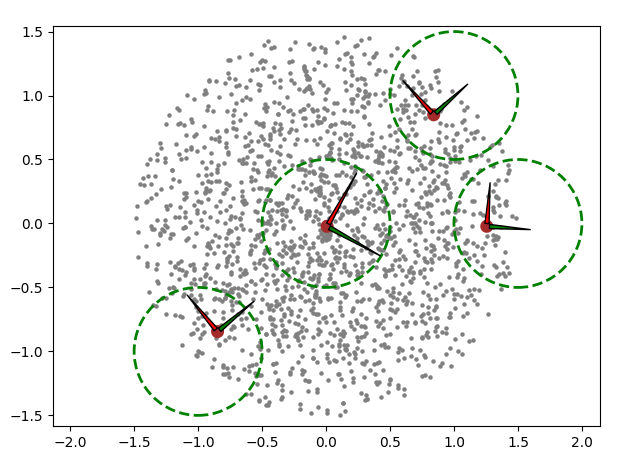

This chart was generated by the following Python code:
import numpy as np
from matplotlib import pyplot as plt
from matplotlib.patches import ArrowStyle
plt.figure(figsize=(6, 5))
ax=plt.gca()

def aroundcircle(X,rd):
  cx=np.average(X[:,0])
  cy=np.average(X[:,1])
  R=[]
  for r in X:
    #print(r)
    if (r[0]**2+r[1]**2-rd**2)<0:
      R.append(r)
  return np.array(R)

def filterCircle(M,x,y,r):
  R=[]
  for p in M:
    #print(r)
    if ((x-p[0])**2+(y-p[1])**2-r**2)<0:
      R.append(p)
  R=np.array(R)
  print(R.shape)
  cx=np.average(R[:,0])
  cy=np.average(R[:,1])
  return cx,cy,R

def zPCA(data, num_components=None):
  mu = data.mean(axis=0)
  data = data - mu

  evectors, evalues, V = np.linalg.svd(data.T, full_matrices=False)
  projected_data = np.dot(data, evectors)
  sigma = projected_data.std(axis=0).mean()
  print("* ",evectors,sigma)
  return projected_data, evalues, evectors


def drawCircleAxis(cx,cy,T,V,E):
  cx=np.average(T[:,0])+cx
  cy=np.average(T[:,1])+cy
  sigma = T.std(axis=0).mean()
  colors=["red","green"]
  k=0
  for e in E: #each Eigen vector
    start, end = [cx,cy], [cx,cy] + sigma * e * 2
    plt.annotate("", xy=end, xytext=start, arrowprops=dict(facecolor=colors[k], arrowstyle="wedge"))
    k=k+1

def drawCircle(cx,cy,r,color,ls="--",fill=False):
  circle1 = plt.Circle((cx, cy), r, color=color, clip_on=False,fill=fill,lw=2,ls=ls)
  ax.add_artist(circle1)

def drawCircleEvaluate(X,cx,cy,r):
  px,py,P=filterCircle(X,cx,cy,r)
  drawCircle(px,py,0.04,"brown","-",True)
  drawCircle(cx,cy,r,"g")
  R=[]
  for p in P:
    v=p-[px,py]
    R.append(v)
  P=np.array(R)
  CT,CV,CE=zPCA(P,2)
  drawCircleAxis(px,py,CT,CV,CE)

rng = np.random.RandomState(0)
n, d = 2750, 2
X = rng.randn(n, d)  # spherical data
X=aroundcircle(X,1.5)

px=X[:,0]
py=X[:,1]
plt.scatter(px,py,s=5,color="gray")

drawCircleEvaluate(X,1,1,0.5)
drawCircleEvaluate(X,0,0,0.5)

drawCircleEvaluate(X,1.5,0,0.5)
drawCircleEvaluate(X,-1,-1,0.5)
ax.set_aspect('equal', adjustable='datalim')

plt.show()
